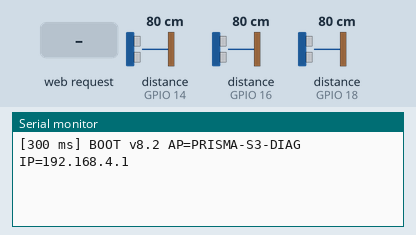
Simulated run of this sketch. Board: ESP32-S3. Parts: the last lines printed to the serial monitor. Wiring (inferred from the names in the program): 3 × ultrasonic range finder: trigger GPIO 13, echo GPIO 14 / trigger GPIO 15, echo GPIO 16 / trigger GPIO 17, echo GPIO 18. Inputs (shaded band) come from the test bench; at power-on: distance to the obstacle (sensors on GPIO 14, GPIO 16, GPIO 18) 80 cm. The echo pulse lasts 58.3 µs per cm.

Above: at 1.5 s.
1.6 s: distance to the obstacle (sensor on GPIO 14) set to 2 cm
At 2.4 s:
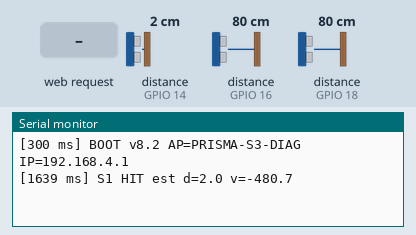
3.1 s: HTTP request GET /api/run received
At 4.3 s:
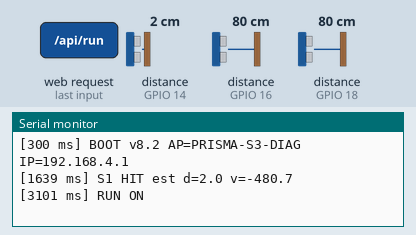
4.6 s: HTTP request GET /api/run?v=0 received
At 5.7 s:
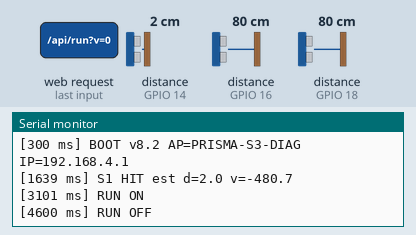

The sketch:

ESP32S3_N16R8_ContinuousDiag.ino
```cpp
/* SONIC BONGO / PRISMA - ESP32-S3 N16R8 Continuous Diagnostic v8.2
   S1: GPIO13->TRIG, ECHO->TXS B1/A1->GPIO14
   S2: GPIO15->TRIG, ECHO->TXS B2/A2->GPIO16
   S3: GPIO17->TRIG, ECHO->TXS B3/A3->GPIO18
   HC-SR04: VCC=5V, GND=common. TXS: VCCA=3.3V, VCCB=5V, OE=3.3V, GND=common.
   Continuous stagger: one trigger every 25 ms, each sensor every ~75 ms (~13.3 Hz).
*/
#include <WiFi.h>
#include <WebServer.h>
#include <esp_system.h>
#include <math.h>

WebServer server(80);
static const char* FW="8.2-continuous";
static const char* SSID="PRISMA-S3-DIAG";
static const uint32_t SLOT_US=25000, TIMEOUT_US=24000;
static const uint32_t DEBOUNCE_MS=20, HEALTH_MS=10000;
static const float HIT_NEAR_CM=20.0f, HIT_SPEED_CM_S=80.0f;

struct Pins{uint8_t trig,echo,txs;};
const Pins SP[3]={{13,14,1},{15,16,2},{17,18,3}};
const uint8_t SAFE[]={2,4,5,6,7,8,9,10,11,12,21,39,40,41,42,47};
const size_t SAFE_N=sizeof(SAFE)/sizeof(SAFE[0]);

struct Sample{uint32_t ms,echoUs;float d,v,a;bool ok;};
struct State{Sample last;float prevD,v,a;uint32_t prevMs,samples,valid,timeouts,hits,lastHit;float peakV,peakA;bool have;};
State st[3]={};
static const uint8_t HIST=96;
Sample hist[3][HIST]; uint8_t hHead[3]={0},hCount[3]={0};

volatile uint32_t riseUs[3]={0},pulseUs[3]={0};
volatile bool done[3]={false},armed[3]={false};
bool running=true; int8_t active=-1; uint8_t nextS=0; uint32_t startedUs=0,nextUs=0;

String logBuf; uint32_t lastHealth=0;
int8_t inputPin=-1; int rawState=HIGH,stableState=HIGH; uint32_t rawChanged=0,presses=0,transitions=0;

void logLine(const String&s){String l="["+String(millis())+" ms] "+s+"\n";logBuf+=l;if(logBuf.length()>18000)logBuf.remove(0,logBuf.length()-16000);Serial.print(l);}
String resetText(){switch(esp_reset_reason()){case ESP_RST_POWERON:return"POWERON";case ESP_RST_SW:return"SOFTWARE";case ESP_RST_BROWNOUT:return"BROWNOUT";case ESP_RST_TASK_WDT:return"TASK_WDT";case ESP_RST_WDT:return"WDT";default:return String((int)esp_reset_reason());}}

void echoEdge(uint8_t i){if(!armed[i])return;uint32_t n=micros();int lv=digitalRead(SP[i].echo);if(lv){riseUs[i]=n;}else if(riseUs[i]){pulseUs[i]=n-riseUs[i];done[i]=true;armed[i]=false;}}
void echo0(){echoEdge(0);} void echo1(){echoEdge(1);} void echo2(){echoEdge(2);}

void saveHist(uint8_t i,const Sample&s){hist[i][hHead[i]]=s;hHead[i]=(hHead[i]+1)%HIST;if(hCount[i]<HIST)hCount[i]++;}

void process(uint8_t i,uint32_t p,bool ok){
  uint32_t now=millis(); Sample m={now,p,0,st[i].v,st[i].a,ok}; st[i].samples++;
  if(!ok||!p){st[i].timeouts++;st[i].last=m;saveHist(i,m);return;}
  m.d=((float)p*0.0343f)/2.0f; st[i].valid++;
  if(st[i].have&&now>st[i].prevMs){
    float dt=(now-st[i].prevMs)/1000.0f;
    if(dt>0.02f&&dt<0.30f){
      float rv=(m.d-st[i].prevD)/dt, oldV=st[i].v;
      st[i].v=0.45f*rv+0.55f*st[i].v;
      float ra=(st[i].v-oldV)/dt; st[i].a=0.30f*ra+0.70f*st[i].a;
      if(st[i].v<0&&-st[i].v>st[i].peakV)st[i].peakV=-st[i].v;
      if(fabsf(st[i].a)>st[i].peakA)st[i].peakA=fabsf(st[i].a);
      if(m.d<=HIT_NEAR_CM&&st[i].v<=-HIT_SPEED_CM_S&&(now-st[i].lastHit)>=250){st[i].hits++;st[i].lastHit=now;logLine("S"+String(i+1)+" HIT est d="+String(m.d,1)+" v="+String(st[i].v,1));}
    }
  }else{st[i].have=true;st[i].v=0;st[i].a=0;}
  m.v=st[i].v;m.a=st[i].a;st[i].prevD=m.d;st[i].prevMs=now;st[i].last=m;saveHist(i,m);
}

void trigger(uint8_t i){
  noInterrupts();riseUs[i]=pulseUs[i]=0;done[i]=false;armed[i]=true;interrupts();
  digitalWrite(SP[i].trig,LOW);delayMicroseconds(3);digitalWrite(SP[i].trig,HIGH);delayMicroseconds(10);digitalWrite(SP[i].trig,LOW);
  active=i;startedUs=micros();
}

void serviceSensors(){
  if(!running)return;uint32_t now=micros();
  if(active>=0){uint8_t i=(uint8_t)active;bool d;uint32_t p;noInterrupts();d=done[i];p=pulseUs[i];interrupts();
    if(d){process(i,p,true);active=-1;}else if((uint32_t)(now-startedUs)>=TIMEOUT_US){noInterrupts();armed[i]=false;interrupts();process(i,0,false);active=-1;}}
  if(active<0&&(int32_t)(now-nextUs)>=0){uint8_t i=nextS;nextS=(nextS+1)%3;nextUs=now+SLOT_US;trigger(i);}
}

bool safePin(int p){for(size_t i=0;i<SAFE_N;i++)if((int)SAFE[i]==p)return true;return false;}
void setInput(int p){if(inputPin>=0&&safePin(inputPin))pinMode(inputPin,INPUT);inputPin=-1;presses=transitions=0;if(p<0)return;if(!safePin(p))return;inputPin=p;pinMode(inputPin,INPUT_PULLUP);rawState=stableState=digitalRead(inputPin);rawChanged=millis();}
void serviceInput(){if(inputPin<0)return;int r=digitalRead(inputPin);uint32_t n=millis();if(r!=rawState){rawState=r;rawChanged=n;}if(n-rawChanged>=DEBOUNCE_MS&&r!=stableState){stableState=r;transitions++;if(stableState==LOW)presses++;}}
String motion(uint8_t i){if(!st[i].last.ok)return"TIMEOUT";if(st[i].v<-20)return"ACERCANDO";if(st[i].v>20)return"ALEJANDO";return"ESTABLE";}

const char PAGE[] PROGMEM=R"HTML(
<!doctype html><html lang="es"><head><meta charset="utf-8"><meta name="viewport" content="width=device-width,initial-scale=1"><title>SONIC BONGO Continuous Lab</title><style>
:root{--bg:#080c11;--p:#111923;--l:#2b3948;--t:#edf4fa;--m:#8fa2b5;--ok:#45ef89;--bad:#ff6262;--w:#ffbf47;--tr:#54d7ff;--ec:#ffae5c;--test:#ff8fd8}*{box-sizing:border-box}body{margin:0;background:linear-gradient(#080c11,#0e1620);color:var(--t);font-family:system-ui;min-height:100vh}header,.stats,.panel,.boardWrap,.actions,.legend,.notice{max-width:1100px;margin:auto}header{padding:18px 16px 6px}h1{font-size:22px;margin:0}.sub,.hint{color:var(--m);font-size:11px}.stats{display:grid;grid-template-columns:repeat(auto-fit,minmax(120px,1fr));gap:8px;padding:8px 16px}.card,.panel{background:var(--p);border:1px solid var(--l);border-radius:11px}.card{padding:9px}.k{font-size:9px;color:var(--m)}.v{font-size:15px;font-weight:850}.ok{color:var(--ok)}.bad{color:var(--bad)}.notice{padding:10px 12px;background:#211b10;border:1px solid #594820;border-radius:10px;color:#ffda8b;font-size:12px}.panel{margin-top:12px;padding:14px 16px}.sgrid{display:grid;grid-template-columns:repeat(auto-fit,minmax(270px,1fr));gap:9px}.sensor{background:#091018;border:1px solid #295044;border-radius:10px;padding:11px}.sensor h3{margin:0 0 8px}.big{font-size:26px;font-weight:900;color:#68f0d1}.row{display:flex;justify-content:space-between;gap:8px;margin:5px 0;font-size:12px}.row b{font-size:14px}.actions{display:flex;gap:8px;flex-wrap:wrap;padding:10px 16px 4px}button,a,select{border:1px solid #40566c;background:#182635;color:var(--t);padding:9px 11px;border-radius:9px;font-weight:800;text-decoration:none}.go{background:#12382f}.stop{background:#351919}.test{background:#3a1731}.wire{background:#060b10;border:1px solid var(--l);border-radius:8px;padding:9px;font:11px/1.6 monospace;margin-top:8px}.boardWrap{padding:14px 12px}.board{display:grid;grid-template-columns:minmax(180px,1fr) minmax(190px,235px) minmax(180px,1fr);gap:10px;background:#202a35;border:2px solid #465767;border-radius:24px;padding:14px}.pincol{display:flex;flex-direction:column;gap:5px}.pin{min-height:31px;display:flex;align-items:center;gap:7px;padding:4px 7px;background:var(--p);border:1px solid var(--l);border-radius:8px}.right .pin{flex-direction:row-reverse;text-align:right}.dot{width:12px;height:12px;border-radius:50%;background:#3b4b5a}.locked .dot{background:var(--w)}.power .dot{background:#58d8ff}.info .dot{background:#b28cff}.ground .dot{background:#000}.trigpin{border-color:#236b83}.trigpin .dot{background:var(--tr)}.echopin{border-color:#8d5d2c}.echopin .dot{background:var(--ec)}.activeTest{border-color:var(--test);box-shadow:0 0 0 1px var(--test)}.activeTest .dot{background:var(--test)}.name{font-size:12px;font-weight:850}.desc{font-size:9px;color:var(--m)}.middle{min-height:775px;display:flex;flex-direction:column;align-items:center;justify-content:space-between;padding:17px 8px;background:#0d141c;border:1px solid #344251;border-radius:18px}.ant{width:87%;height:88px;border:2px solid #6f5a36;border-radius:9px;background:repeating-linear-gradient(90deg,transparent 0 12px,#9d7a3d 12px 20px,transparent 20px 31px)}.mod{width:88%;height:292px;display:flex;align-items:center;justify-content:center;text-align:center;font-weight:900;color:#171717;background:linear-gradient(145deg,#c8b27c,#82734f);border-radius:9px}.usbrow{display:flex;gap:14px}.usb{width:56px;height:26px;background:#aab3bb;border:2px solid #68747e;border-radius:5px}.legend{display:flex;gap:12px;flex-wrap:wrap;padding:8px 16px;color:var(--m);font-size:11px}.mini{display:inline-block;width:9px;height:9px;border-radius:50%}pre{white-space:pre-wrap;max-height:300px;overflow:auto;background:#05090d;padding:10px;border-radius:8px}.hidden{display:none}@media(max-width:720px){.board{grid-template-columns:1fr 110px 1fr;gap:5px;padding:7px}.middle{min-height:742px}.desc{display:none}.name{font-size:10px}}
</style></head><body><header><h1>SONIC BONGO · CONTINUOUS SENSOR LAB v8.2</h1><div class="sub">3 HC-SR04 · distancia · velocidad · aceleración estimada · PIN LAB</div></header><section class="stats"><div class="card"><div class="k">CHIP</div><div class="v" id="chip">...</div></div><div class="card"><div class="k">FLASH</div><div class="v" id="flash">...</div></div><div class="card"><div class="k">PSRAM</div><div class="v" id="psram">...</div></div><div class="card"><div class="k">ADQUISICIÓN</div><div class="v" id="run">...</div></div><div class="card"><div class="k">SLOT</div><div class="v">25 ms</div></div><div class="card"><div class="k">CADA SENSOR</div><div class="v">~13.3 Hz</div></div></section><div class="notice"><b>TRIG directo al ESP32.</b> Sólo ECHO pasa por TXS0108E. S1/S2/S3 se disparan intercalados.</div><section class="panel"><h2>Movimiento continuo</h2><div class="sgrid">
<div class="sensor"><h3>S1 · 13/14</h3><div class="big" id="s1d">--</div><div class="row"><span>Movimiento</span><b id="s1m">--</b></div><div class="row"><span>Velocidad</span><b id="s1v">--</b></div><div class="row"><span>Aceleración est.</span><b id="s1a">--</b></div><div class="row"><span>Peak aproximación</span><b id="s1p">--</b></div><div class="row"><span>Golpes est.</span><b id="s1h">0</b></div><div class="row"><span>OK / timeout</span><b id="s1q">--</b></div></div>
<div class="sensor"><h3>S2 · 15/16</h3><div class="big" id="s2d">--</div><div class="row"><span>Movimiento</span><b id="s2m">--</b></div><div class="row"><span>Velocidad</span><b id="s2v">--</b></div><div class="row"><span>Aceleración est.</span><b id="s2a">--</b></div><div class="row"><span>Peak aproximación</span><b id="s2p">--</b></div><div class="row"><span>Golpes est.</span><b id="s2h">0</b></div><div class="row"><span>OK / timeout</span><b id="s2q">--</b></div></div>
<div class="sensor"><h3>S3 · 17/18</h3><div class="big" id="s3d">--</div><div class="row"><span>Movimiento</span><b id="s3m">--</b></div><div class="row"><span>Velocidad</span><b id="s3v">--</b></div><div class="row"><span>Aceleración est.</span><b id="s3a">--</b></div><div class="row"><span>Peak aproximación</span><b id="s3p">--</b></div><div class="row"><span>Golpes est.</span><b id="s3h">0</b></div><div class="row"><span>OK / timeout</span><b id="s3q">--</b></div></div></div><div class="actions" style="padding-left:0"><button class="go" onclick="setRun(1)">INICIAR</button><button class="stop" onclick="setRun(0)">PAUSAR</button></div><div class="wire">S1: GPIO13 → TRIG | ECHO → B1 → A1 → GPIO14<br>S2: GPIO15 → TRIG | ECHO → B2 → A2 → GPIO16<br>S3: GPIO17 → TRIG | ECHO → B3 → A3 → GPIO18<br>HC-SR04 5V/GND · TXS VCCA=3.3V VCCB=5V OE=3.3V GND común</div><div class="hint">Aceleración derivada de distancia/tiempo; para impacto físico real después conviene piezo o IMU.</div></section>
<section class="panel"><h2>Pulsador · PIN LAB</h2><div class="actions" style="padding-left:0"><select id="pinSel"><option>4</option><option>5</option><option>6</option><option>7</option><option>8</option><option>9</option><option>10</option><option>11</option><option>12</option><option>21</option><option>39</option><option>40</option><option>41</option><option>42</option><option>47</option><option>2</option></select><button class="test" onclick="armPin()">ACTIVAR INPUT_PULLUP</button><button class="stop" onclick="disablePin()">DESACTIVAR</button></div><div class="row"><span>GPIO</span><b id="ip">NINGUNO</b></div><div class="row"><span>Estado</span><b id="is">--</b></div><div class="row"><span>Pulsaciones / cambios</span><b id="ic">0 / 0</b></div><div class="wire">GPIO elegido ─ PULSADOR ─ GND · suelto=HIGH · presionado=LOW</div></section>
<div class="boardWrap"><div class="board"><div class="pincol left" id="leftPins"></div><div class="middle"><div class="ant"></div><div class="mod">ESP32-S3<br>WROOM-1<br><br>N16R8</div><div>44 PIN · CONTINUOUS LAB</div><div>BOOT &nbsp; RESET</div><div class="usbrow"><div class="usb"></div><div class="usb"></div></div></div><div class="pincol right" id="rightPins"></div></div></div><div class="legend"><span><i class="mini" style="background:#54d7ff"></i>TRIG</span><span><i class="mini" style="background:#ffae5c"></i>ECHO/TXS</span><span><i class="mini" style="background:#ff8fd8"></i>PIN TEST</span><span><i class="mini" style="background:#ffbf47"></i>RESERVADO</span></div><div class="actions"><a href="/api/export">EXPORTAR TXT</a><button onclick="logBox.classList.toggle('hidden');loadLog()">LOG</button></div><section class="panel hidden" id="logBox"><pre id="logText"></pre></section>
<script>
const L=[["3V3",null,"power","3.3V"],["3V3",null,"power","3.3V"],["RST",null,"info","RESET"],["GPIO4",4,"gpio","K1/test"],["GPIO5",5,"gpio","K2/test"],["GPIO6",6,"gpio","K3/test"],["GPIO7",7,"gpio","K4/test"],["GPIO15",15,"trigpin","TRIG S2"],["GPIO16",16,"echopin","ECHO S2"],["GPIO17",17,"trigpin","TRIG S3"],["GPIO18",18,"echopin","ECHO S3"],["GPIO8",8,"gpio","OLED SDA"],["GPIO3",3,"locked","strap/JTAG"],["GPIO46",46,"locked","strap"],["GPIO9",9,"gpio","OLED SCL"],["GPIO10",10,"gpio","Touch"],["GPIO11",11,"gpio","Touch1"],["GPIO12",12,"gpio","Touch2"],["GPIO13",13,"trigpin","TRIG S1"],["GPIO14",14,"echopin","ECHO S1"],["5V",null,"power","VIN"],["GND",null,"ground","masa"]];
const R=[["GND",null,"ground","masa"],["TX/GPIO43",43,"locked","UART"],["RX/GPIO44",44,"locked","UART"],["GPIO1",1,"gpio","ADC"],["GPIO2",2,"gpio","test"],["GPIO42",42,"gpio","test"],["GPIO41",41,"gpio","test"],["GPIO40",40,"gpio","test"],["GPIO39",39,"gpio","test"],["GPIO38",38,"locked","RGB?"],["GPIO37",37,"locked","PSRAM"],["GPIO36",36,"locked","PSRAM"],["GPIO35",35,"locked","PSRAM"],["GPIO0",0,"locked","BOOT"],["GPIO45",45,"locked","strap"],["GPIO48",48,"locked","reserved"],["GPIO47",47,"gpio","test"],["GPIO21",21,"gpio","ARM/MUTE"],["GPIO20",20,"locked","USB D+"],["GPIO19",19,"locked","USB D-"],["GND",null,"ground","masa"],["GND",null,"ground","masa"]];
function mk(p){let e=document.createElement('div');e.className='pin '+(p[2]=='gpio'?'':p[2]);e.dataset.gpio=p[1]===null?'':p[1];e.innerHTML='<span class="dot"></span><div><div class="name">'+p[0]+'</div><div class="desc">'+p[3]+'</div></div>';return e}L.forEach(p=>leftPins.appendChild(mk(p)));R.forEach(p=>rightPins.appendChild(mk(p)));
function s(i,x){document.getElementById('s'+i+'d').textContent=x.ok?x.d.toFixed(1)+' cm':'TIMEOUT';document.getElementById('s'+i+'m').textContent=x.m;document.getElementById('s'+i+'v').textContent=x.v.toFixed(1)+' cm/s';document.getElementById('s'+i+'a').textContent=x.a.toFixed(0)+' cm/s²';document.getElementById('s'+i+'p').textContent=x.peakV.toFixed(1)+' cm/s';document.getElementById('s'+i+'h').textContent=x.hits;document.getElementById('s'+i+'q').textContent=x.valid+' / '+x.timeouts}
async function refresh(){try{let d=await(await fetch('/api/status',{cache:'no-store'})).json();chip.textContent=d.chip;flash.textContent=d.flash+' MB';psram.textContent=d.psram+' MB';run.textContent=d.running?'CORRIENDO':'PAUSADO';run.className='v '+(d.running?'ok':'bad');s(1,d.s[0]);s(2,d.s[1]);s(3,d.s[2]);ip.textContent=d.input.active?'GPIO'+d.input.pin:'NINGUNO';is.textContent=d.input.active?(d.input.pressed?'PRESIONADO/LOW':'SUELTO/HIGH'):'--';ic.textContent=d.input.presses+' / '+d.input.transitions;document.querySelectorAll('.pin').forEach(e=>{e.classList.remove('activeTest');if(d.input.active&&Number(e.dataset.gpio)===d.input.pin)e.classList.add('activeTest')})}catch(e){run.textContent='WEB ERROR'}}
async function setRun(v){await fetch('/api/run?v='+v);refresh()}async function armPin(){await fetch('/api/input?pin='+pinSel.value);refresh()}async function disablePin(){await fetch('/api/input?pin=-1');refresh()}async function loadLog(){if(!logBox.classList.contains('hidden'))logText.textContent=await(await fetch('/api/log',{cache:'no-store'})).text()}refresh();setInterval(refresh,150);setInterval(loadLog,2000);
</script></body></html>
)HTML";

void sensorJson(String&j,uint8_t i){Sample&m=st[i].last;j+="{\"ok\":"+String(m.ok?"true":"false")+",\"d\":"+String(m.d,2)+",\"v\":"+String(st[i].v,2)+",\"a\":"+String(st[i].a,2)+",\"peakV\":"+String(st[i].peakV,2)+",\"peakA\":"+String(st[i].peakA,2)+",\"hits\":"+String(st[i].hits)+",\"valid\":"+String(st[i].valid)+",\"timeouts\":"+String(st[i].timeouts)+",\"m\":\""+motion(i)+"\"}";}
void statusApi(){String j;j.reserve(2200);j+="{\"fw\":\""+String(FW)+"\",\"chip\":\""+String(ESP.getChipModel())+"\",\"flash\":"+String(ESP.getFlashChipSize()/(1024*1024))+",\"psram\":"+String(ESP.getPsramSize()/(1024*1024))+",\"running\":"+String(running?"true":"false")+",\"s\":[";sensorJson(j,0);j+=",";sensorJson(j,1);j+=",";sensorJson(j,2);j+="],\"input\":{\"active\":"+String(inputPin>=0?"true":"false")+",\"pin\":"+String(inputPin)+",\"pressed\":"+String(inputPin>=0&&stableState==LOW?"true":"false")+",\"presses\":"+String(presses)+",\"transitions\":"+String(transitions)+"}}";server.send(200,"application/json",j);}
void runApi(){if(server.hasArg("v"))running=server.arg("v").toInt()!=0;if(!running&&active>=0){noInterrupts();armed[(uint8_t)active]=false;interrupts();active=-1;}if(running)nextUs=micros()+1000;logLine(String("RUN ")+(running?"ON":"OFF"));server.send(200,"text/plain","OK");}
void inputApi(){setInput(server.hasArg("pin")?server.arg("pin").toInt():-1);server.send(200,"text/plain","OK");}
void exportApi(){String o;o.reserve(30000);o+="SONIC BONGO CONTINUOUS DIAG v"+String(FW)+"\nreset="+resetText()+"\nschedule=25ms global, ~75ms per sensor, ~13.3Hz\n";o+="wiring: S1 13/TRIG 14/ECHO(B1/A1); S2 15/16(B2/A2); S3 17/18(B3/A3)\n\n";for(uint8_t i=0;i<3;i++){o+="S"+String(i+1)+" samples="+String(st[i].samples)+" valid="+String(st[i].valid)+" timeout="+String(st[i].timeouts)+" hits="+String(st[i].hits)+" peakV="+String(st[i].peakV,2)+" peakA="+String(st[i].peakA,2)+"\nms,ok,echo_us,d_cm,v_cm_s,a_cm_s2\n";uint8_t start=(hHead[i]+HIST-hCount[i])%HIST;for(uint8_t n=0;n<hCount[i];n++){Sample&m=hist[i][(start+n)%HIST];o+=String(m.ms)+","+String(m.ok?1:0)+","+String(m.echoUs)+","+String(m.d,2)+","+String(m.v,2)+","+String(m.a,2)+"\n";}o+="\n";}o+="LOG\n"+logBuf;server.sendHeader("Content-Disposition","attachment; filename=SONIC_BONGO_CONTINUOUS_DIAG_v8_2.txt");server.send(200,"text/plain; charset=utf-8",o);}

void setup(){Serial.begin(115200);delay(300);for(size_t i=0;i<SAFE_N;i++)pinMode(SAFE[i],INPUT);for(uint8_t i=0;i<3;i++){pinMode(SP[i].trig,OUTPUT);digitalWrite(SP[i].trig,LOW);pinMode(SP[i].echo,INPUT);}attachInterrupt(digitalPinToInterrupt(14),echo0,CHANGE);attachInterrupt(digitalPinToInterrupt(16),echo1,CHANGE);attachInterrupt(digitalPinToInterrupt(18),echo2,CHANGE);WiFi.mode(WIFI_AP);WiFi.setSleep(false);WiFi.softAP(SSID);server.on("/",HTTP_GET,[]{server.send_P(200,"text/html; charset=utf-8",PAGE);});server.on("/api/status",HTTP_GET,statusApi);server.on("/api/run",HTTP_GET,runApi);server.on("/api/input",HTTP_GET,inputApi);server.on("/api/log",HTTP_GET,[]{server.send(200,"text/plain",logBuf);});server.on("/api/export",HTTP_GET,exportApi);server.begin();nextUs=micros()+100000;logLine("BOOT v8.2 AP="+String(SSID)+" IP="+WiFi.softAPIP().toString());}
void loop(){server.handleClient();serviceSensors();serviceInput();uint32_t n=millis();if(n-lastHealth>=HEALTH_MS){lastHealth=n;logLine("HEALTH heap="+String(ESP.getFreeHeap())+" S1="+String(st[0].valid)+"/"+String(st[0].timeouts)+" S2="+String(st[1].valid)+"/"+String(st[1].timeouts)+" S3="+String(st[2].valid)+"/"+String(st[2].timeouts));}delay(1);}
```

Measured:
- after the input at 1.6 s, the serial monitor: prints a new line at once (image 1)
- after the input at 3.1 s, the serial monitor: prints a new line at once (image 2)
- after the input at 4.6 s, the serial monitor: prints a new line at once (image 3)
